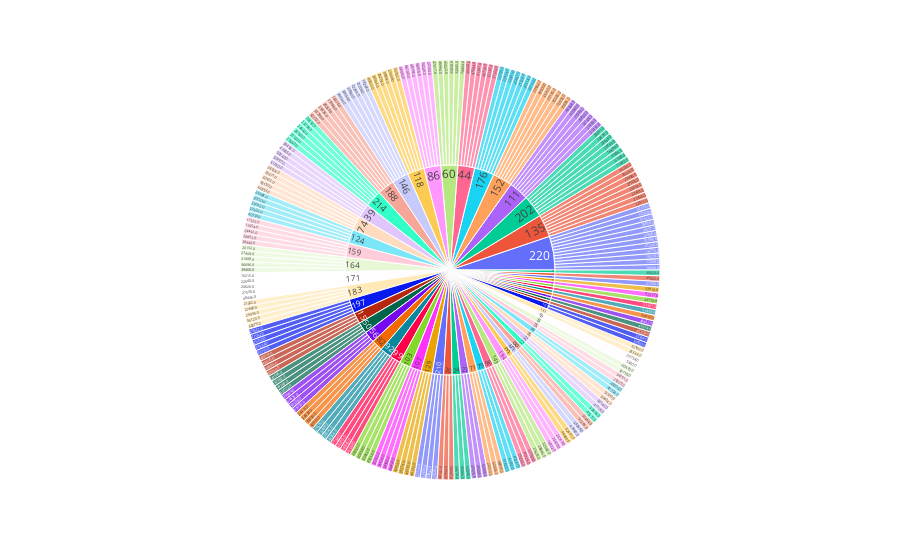

The code cell stored with this chart in its notebook:
### Code cell
#   sunburst chart
df_sunburst = df.groupby(["Rank", "Tuition and fees"]).size().reset_index(name='counts')

fig11 = px.sunburst(df_sunburst, path=["Rank", "Tuition and fees"], values='counts')
fig11.show()

# save this plot as html
# fig11.write_html("./output/fig11.html")

#save this plot
# fig11.write_image("./output/fig11.png", scale=3)

### Figure 1 — Plotly figure (JSON) as saved in the notebook; plotly's stock layout.template omitted (floating-point values rounded to 4 significant figures; data arrays with more than 128 entries replaced by an {"elided": "..."} marker saying what was removed)
{"data": [{"branchvalues": "total", "domain": {"x": [0, 1], "y": [0, 1]}, "hovertemplate": "labels=%{label}<br>counts=%{value}<br>parent=%{parent}<br>id=%{id}<extra></extra>", "ids": {"elided": "294 str values"}, "labels": {"elided": "294 str values"}, "name": "", "parents": {"elided": "294 str values"}, "type": "sunburst", "values": {"elided": "294 int values"}}], "layout": {"legend": {"tracegroupgap": 0}, "margin": {"t": 60}}}
